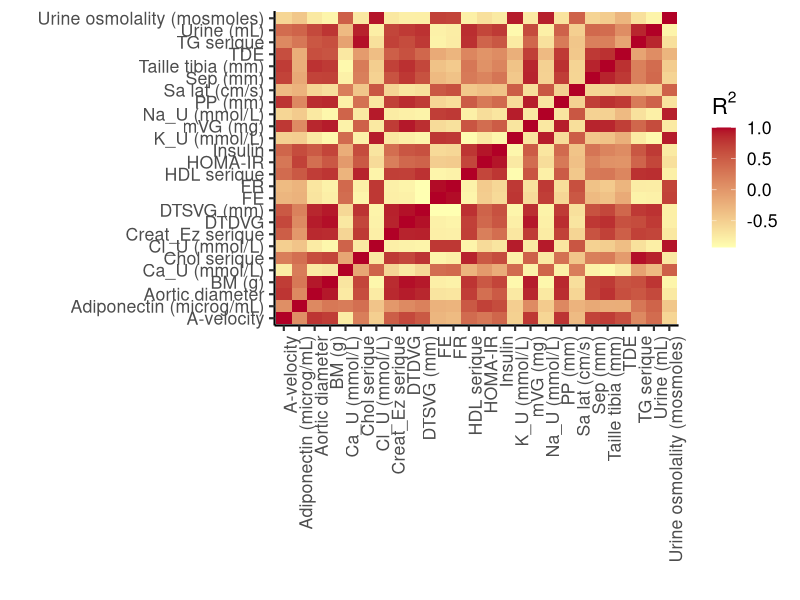
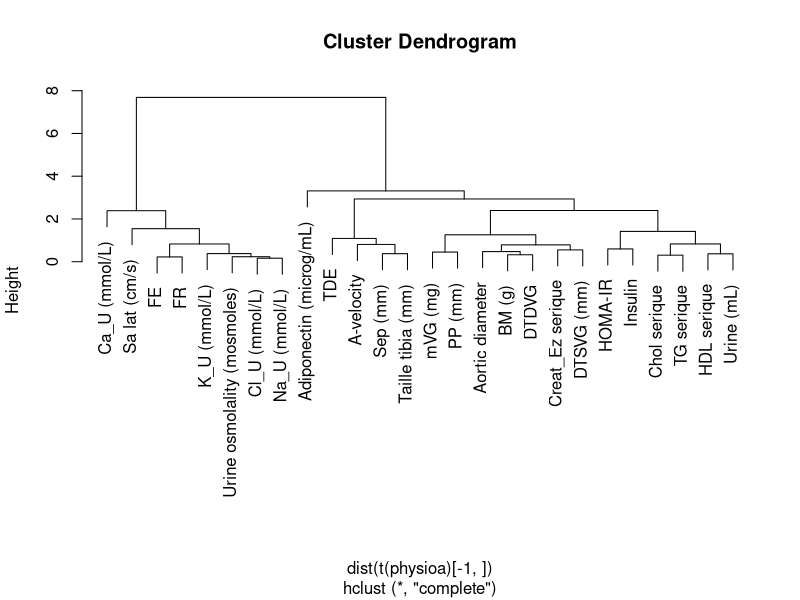
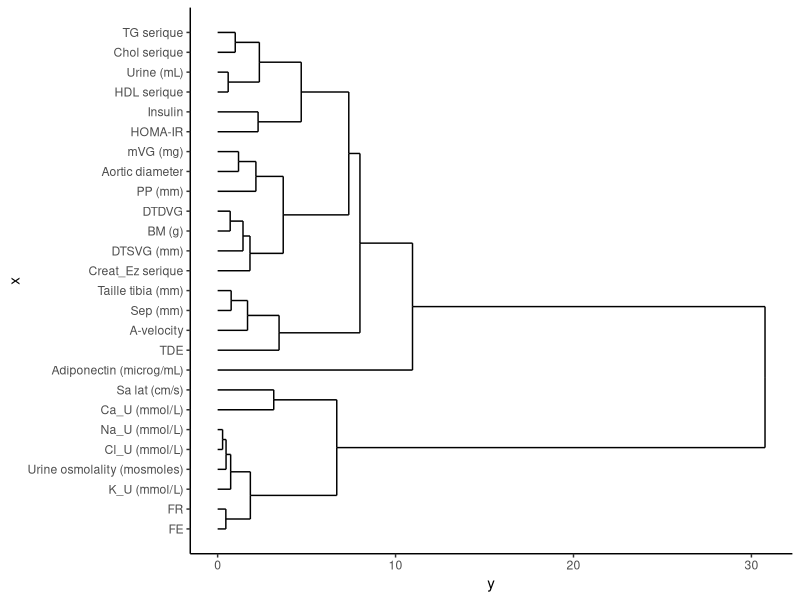
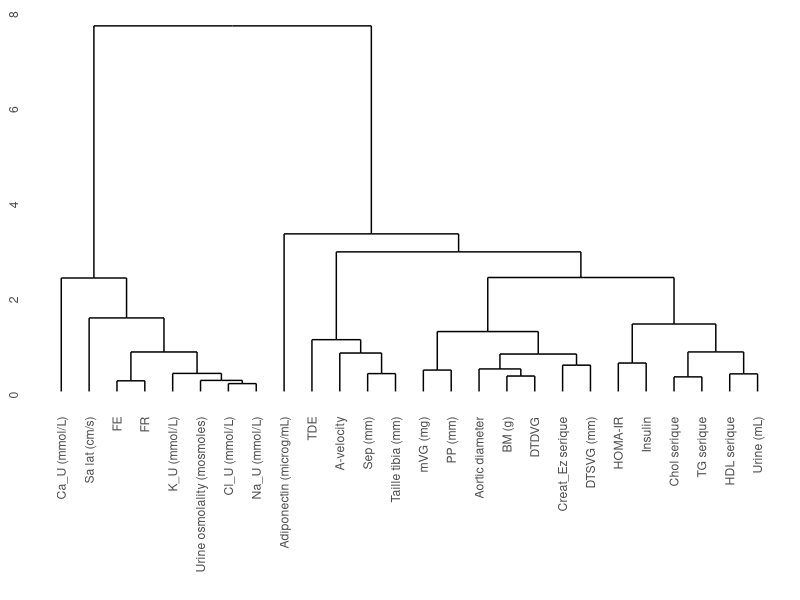
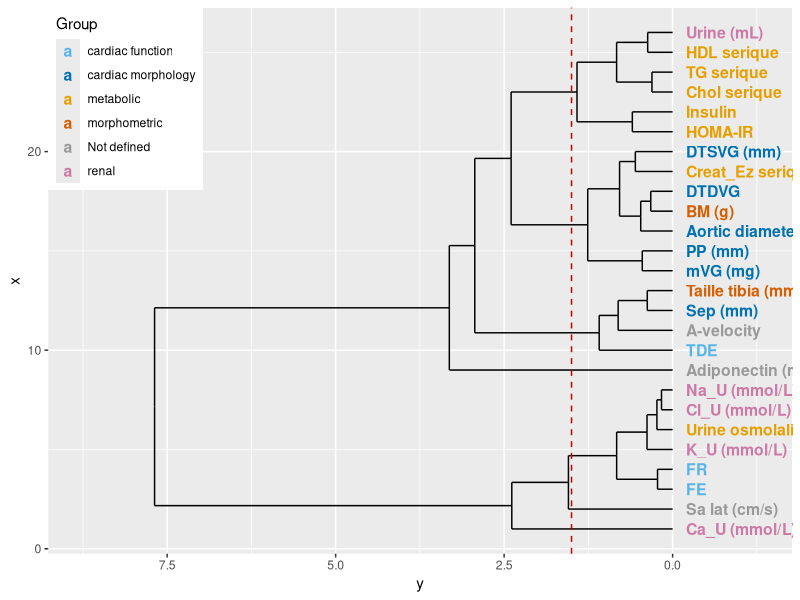

These figures' R source, in order:
library("tidyr")
library("dplyr")
library("ggplot2")
library("ggdendro")
library("magrittr")
library("RColorBrewer")

tab <- read.table("PhysioParam00.txt", header = TRUE, sep = "\t")
tab_comp <- tab %>% select(NodeID1 = NodeID2, NodeID2 = NodeID1, CE)
tab %<>% bind_rows(tab_comp)




physioa<-as.matrix(spread(tab, NodeID2, CE))
physioa[is.na(physioa)] <- 1

# heatmap
gather(as.data.frame(physioa), "N", "CE", 2:ncol(physioa))
cols <- brewer.pal(7,"YlOrRd")
h <- ggplot(gather(as.data.frame(physioa), "NodeID2", "CE", 2:ncol(physioa)))+
  geom_tile(aes(x = NodeID1, y = NodeID2, fill = as.numeric(CE)))+
  theme_classic(16)+
  theme(axis.text.x = element_text(angle = 90, hjust = 1))+
  scale_fill_gradient(expression(R**2), low = cols[1], high = cols[7])+
  xlab("")+
  ylab("")
plot(h)


group <- read.table("Groups.txt", header = TRUE, sep="\t")
physioa2 <- left_join(as.data.frame(physioa), group, by=c("NodeID1" = "NodeID"))
physioa2<-as.matrix(physioa2)

# Must discard first line
plot(hclust(dist(t(physioa)[-1,])))

matdist <- dist(t(physioa)[-1,])


ggdendrogram(hclust(dist(matdist)),rotate = TRUE, size = 4, theme_dendro = FALSE) + theme_classic()

hc <- hclust(matdist)
hcdata <- dendro_data(hc, type="rectangle")

hcdata$labels$label=colnames(physioa)[as.numeric(hc$order)+1]
leaf <- data.frame(NodeID = colnames(physioa)[as.numeric(hc$order)+1],
                   x = hcdata$labels$x,
                   y = hcdata$labels$y-0.2)
leaf <- left_join(leaf,group)
leaf$NodeID <- with(leaf,factor(NodeID, levels = colnames(physioa)[as.numeric(hc$order)+1]))

ggdendrogram(hcdata)
cbPalette <- c("#56B4E9", "#0072B2","#E69F00", "#D55E00","#999999", "#CC79A7")
p <- ggplot() + 
     geom_segment(data=segment(hcdata), aes(x=x, y=y, xend=xend, yend=yend)) +
     geom_text(data=leaf, aes(x=x, y=y, label=NodeID, hjust=0, colour=Group), size=4, fontface ="bold") +
     coord_flip() + 
    #theme_classic() +
    #scale_color_brewer("function", type = "qual", palette = "Set1") +
  scale_fill_manual(values=cbPalette) +
  scale_colour_manual(values=cbPalette) +
  theme(legend.justification=c(0,1), legend.position=c(0, 1)) +
  geom_hline(aes(yintercept=1.5), colour="#BB0000", linetype="dashed") +
     scale_y_reverse(expand=c(0.2, 0))
pdf("PhysioDendro.pdf",width=8.3, height=11.7, onefile=T)
plot(p)
dev.off()
